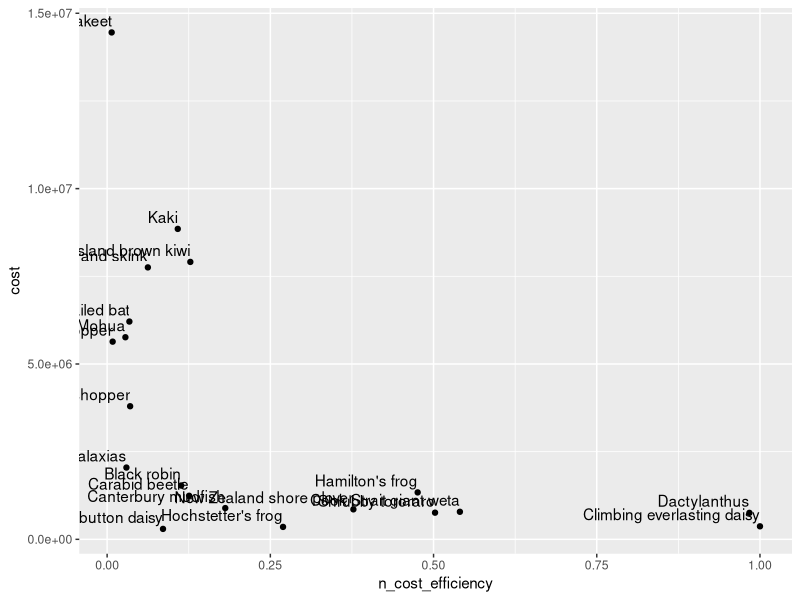
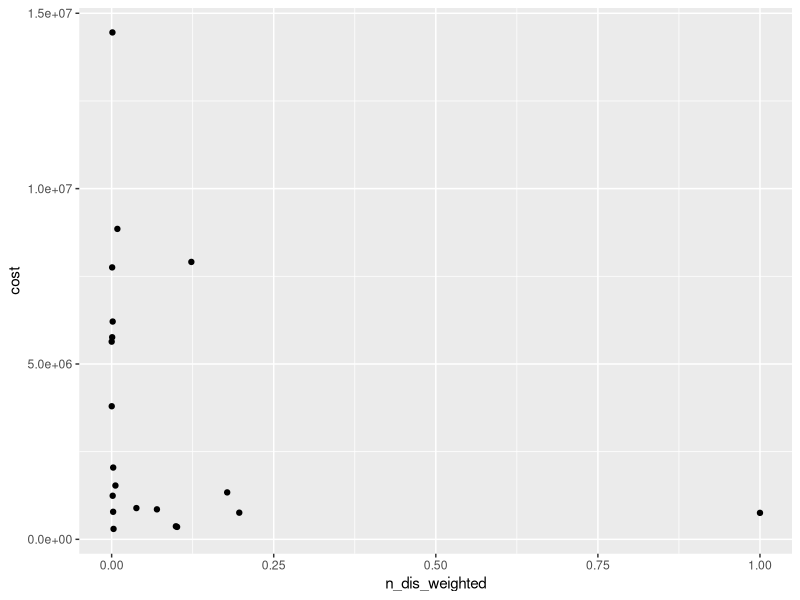
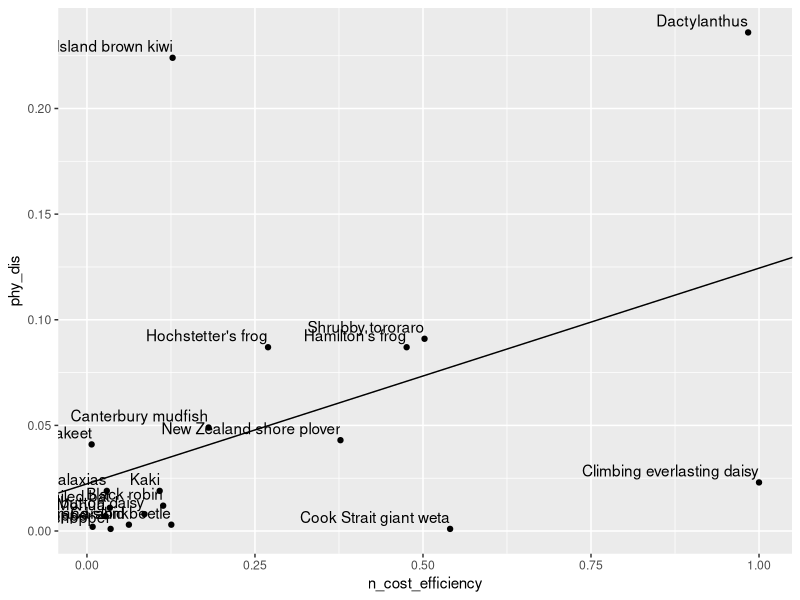
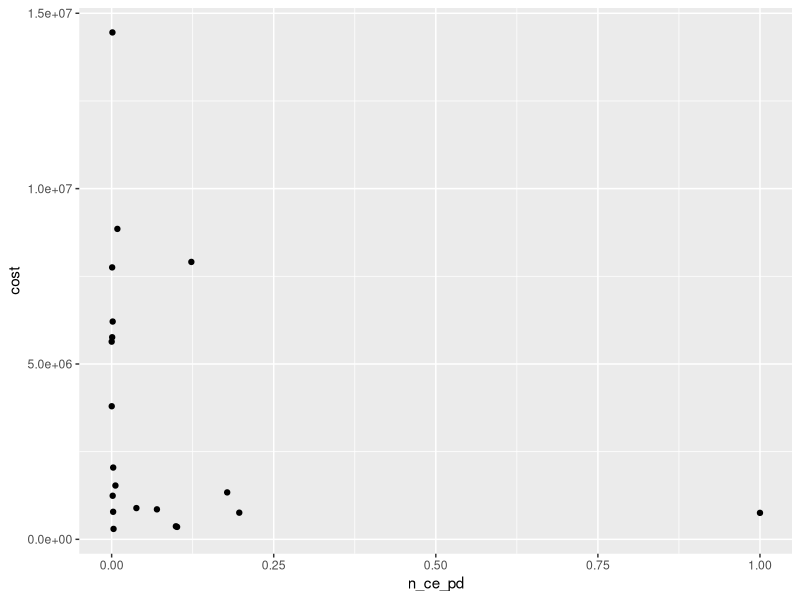
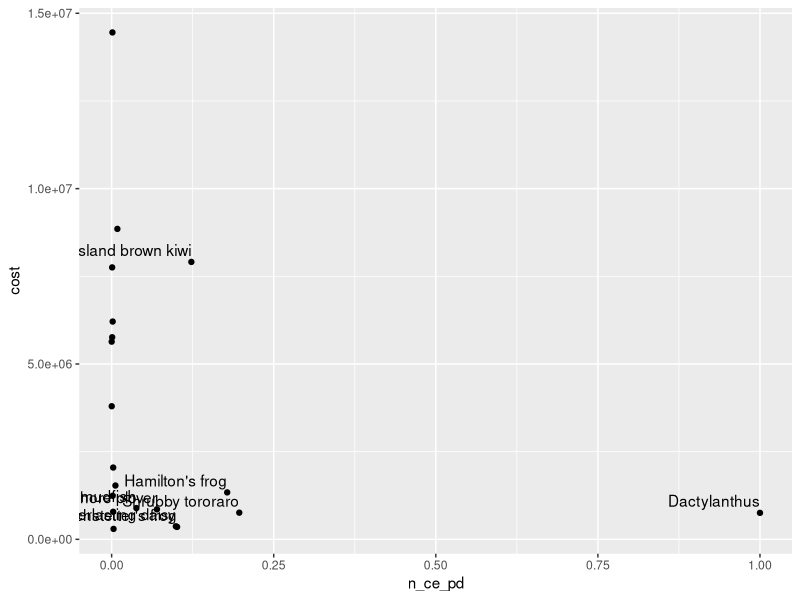

Recreate these plots in R, in order.
library(tidyr)
library(dplyr)
library(stringr)
library(readxl)
library(ggplot2)
library(purrr)

data_3 <- read_excel("Data_3.xlsx", sheet = "Data", skip = 3)

#data_3 <- setNames(data_3, c("common_name","scientific_name",
                             #"benefit", "phy_dis", "cost",
                             #"p_suc", "threat_status", "gap",
                             #"cost_efficiency", "n_cost_efficiency"))

str(data_3)


# Fix phylogenetic distinctiveneeses --------------------------------------

data_3 <- data_3 %>%
  mutate(phy_dis = as.numeric(str_trim(phy_dis)))

data_3 %>% pull(n_cost_efficiency) %>% sort()


# Plot cost efficiency against cost ---------------------------------------

data_3 %>%
  ggplot(aes(x = n_cost_efficiency, y = cost)) +
  geom_point() +
  geom_text(aes(label = common_name), vjust = -0.5, hjust = 1)


# Plot phylogenetic distinctiveness weighted cost efficiency again --------

data_3 %>%
  mutate(phy_dis = as.numeric(str_trim(phy_dis))) %>%
  mutate(dis_weighted = phy_dis*cost_efficiency) %>%
  mutate(n_dis_weighted = dis_weighted/max(dis_weighted)) %>%
  ggplot(aes(x = n_dis_weighted, y = cost)) +
  geom_point()
  #geom_text(aes(label = common_name), vjust = -0.5, hjust = 1)


# Line of best fit --------------------------------------------------------

lm_model <- lm(phy_dis ~ n_cost_efficiency, data = data_3)

data_3 %>%
  ggplot(aes(x = n_cost_efficiency, y = phy_dis)) +
  geom_point() +
  geom_abline(intercept = coef(lm_model)[1], slope = coef(lm_model)[2]) +
  geom_text(aes(label = common_name), vjust = -0.5, hjust =1)

data_3 %>%
  ggplot(aes(x = n_ce_pd, y = cost)) +
  geom_point()

chosen_data <- data_3 %>%
  arrange(desc(n_ce_pd)) %>%
  mutate(cumulative_sum = cumsum(cost)) %>%
  mutate(chosen = ifelse(row_number() <= 8, common_name, NA))

chosen_data %>%
  ggplot(aes(x = n_ce_pd, y = cost)) +
  geom_point() +
  geom_text(aes(label = chosen), vjust = -0.5, hjust =1)


# Choose based on phy_dis weighted eff, skipping values that would exceed 20m --------

critical_number <- 20000000

# Sort the data frame by cost in descending order
data_3_ranked <- data_3 %>% arrange(desc(n_ce_pd))

# Initialize variables
cumulative_sum <- 0
chosen_names <- character(0)

# Iterate through rows
for (i in 1:nrow(data_3_ranked)) {
  if (cumulative_sum + data_3_ranked$cost[i] <= critical_number) {
    cumulative_sum <- cumulative_sum + data_3_ranked$cost[i]
    chosen_names <- c(chosen_names, data_3_ranked$common_name[i])
  } else {
    next
  }
}

# Create a new column in the original data frame
data_3_ranked$chosen_column <- ifelse(data_3_ranked$common_name %in% chosen_names, data_3_ranked$common_name, NA_character_)


# Just cost_effectiveness ranked ------------------------------------------

data_3_ce_ranked <- data_3 %>% arrange(desc(cost_efficiency))

cumulative_sum_2 <- 0
chosen_names_2 <- character(0)

for (i in 1:nrow(data_3_ce_ranked)) {
  if (cumulative_sum_2 + data_3_ce_ranked$cost[i] <= critical_number) {
    cumulative_sum_2 <- cumulative_sum_2 + data_3_ce_ranked$cost[i]
    chosen_names_2 <- c(chosen_names_2, data_3_ce_ranked$common_name[i])
  } else {
    next
  }
}

data_3_ce_ranked$chosen_column <- ifelse(data_3_ce_ranked$common_name %in% chosen_names_2, data_3_ce_ranked$common_name, NA_character_)
